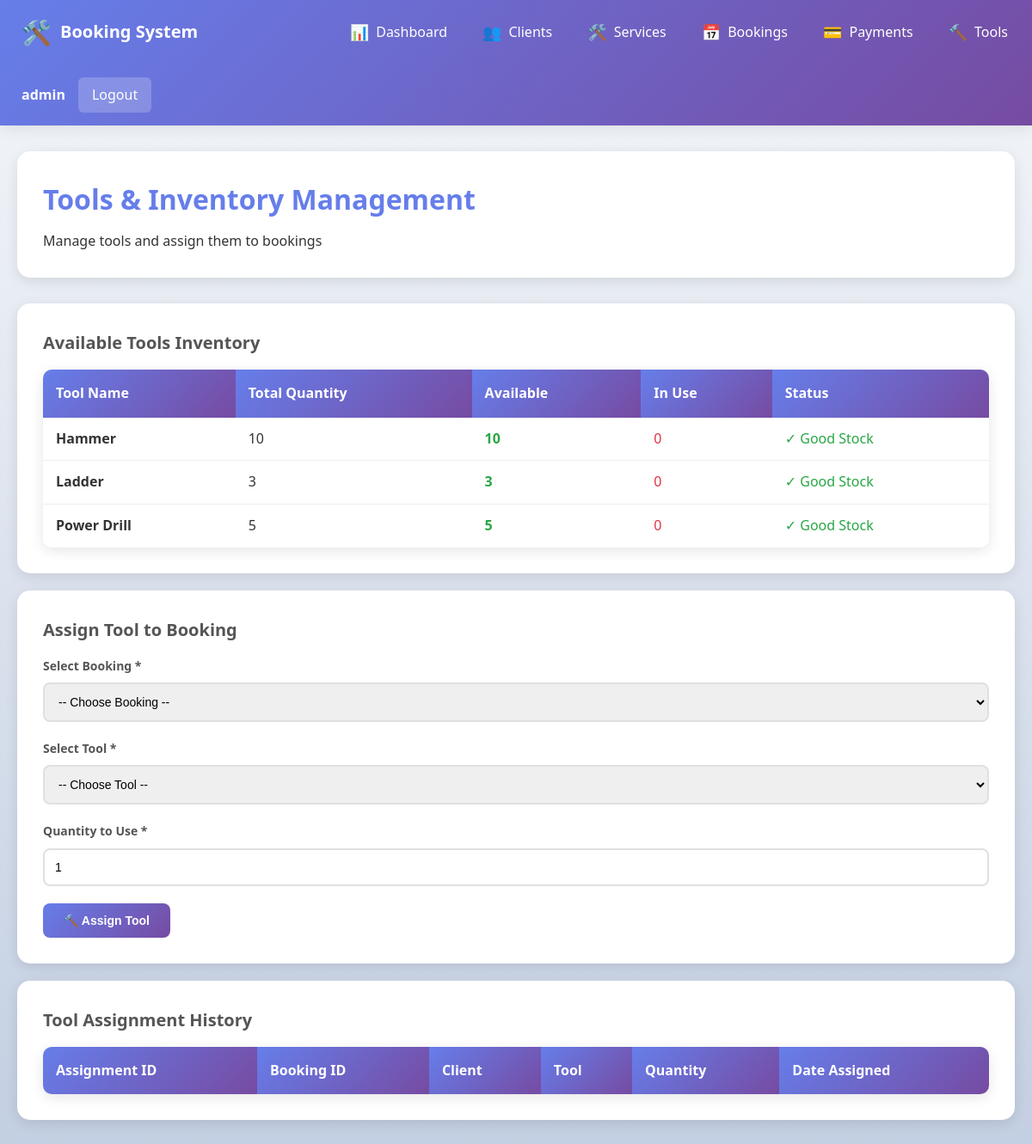
/pages/tools_list_assign.php (signed in), run on the app's committed database.
### tables this page shows
CREATE TABLE IF NOT EXISTS tools (
  tool_id INT AUTO_INCREMENT PRIMARY KEY,
  tool_name VARCHAR(150) NOT NULL,
  quantity_total INT NOT NULL DEFAULT 0,
  quantity_available INT NOT NULL DEFAULT 0
);

### pages/tools_list_assign.php (the view, shortened to what this page needs)
<?php
include "../db.php";
$tools = mysqli_query($conn, "SELECT * FROM tools ORDER BY tool_name ASC");
?>
<!DOCTYPE html>
<html lang="en">
<head>
    <link rel="stylesheet" href="../style.css">
</head>
<body>
    <?php include "../nav.php"; ?>
    <div class="container">
        <div class="page-header">
            <h1>Tools & Inventory Management</h1>
            <p>Manage tools and assign them to bookings</p>
        </div>
        <div class="card">
            <h3>Available Tools Inventory</h3>
            <table>
                <thead>
                    <tr>
                        <th>Tool Name</th>
                        <th>Total Quantity</th>
                        <th>Available</th>
                        <th>In Use</th>
                        <th>Status</th>
                    </tr>
                </thead>
                <tbody>
                    <?php
                    mysqli_data_seek($tools, 0);
                    while ($t = mysqli_fetch_assoc($tools)):
                        $in_use = $t['quantity_total'] - $t['quantity_available'];
                        $availability = ($t['quantity_available'] / $t['quantity_total']) * 100;
                    ?>
                        <tr>
                            <td><strong><?php echo htmlspecialchars($t['tool_name']); ?></strong></td>
                            <td><?php echo $t['quantity_total']; ?></td>
                            <td><strong style="color: #28a745;"><?php echo $t['quantity_available']; ?></strong></td>
                            <td style="color: #dc3545;"><?php echo $in_use; ?></td>
                            <td>
                                <?php if ($availability >= 50): ?>
                                    <span style="color: #28a745;">✓ Good Stock</span>
                                <?php elseif ($availability > 0): ?>
                                    <span style="color: #ffc107;">⚠ Low Stock</span>
                                <?php else: ?>
                                    <span style="color: #dc3545;">✗ Out of Stock</span>
                                <?php endif; ?>
                            </td>
                        </tr>
                    <?php endwhile; ?>
                </tbody>
            </table>
        </div>
        <div class="card">
            <h3>Assign Tool to Booking</h3>
            <form method="post">
                <label>Select Booking *</label>
                <select name="booking_id" required>
                    <option value="">-- Choose Booking --</option>
                </select>
                <label>Select Tool *</label>
                <select name="tool_id" required>
                    <option value="">-- Choose Tool --</option>
                </select>
                <label>Quantity to Use *</label>
                <input type="number" name="qty_used" min="1" value="1" required>
                <button type="submit" name="assign">🔨 Assign Tool</button>
            </form>
        </div>
        <div class="card">
            <h3>Tool Assignment History</h3>
            <table>
                <thead>
                    <tr>
                        <th>Assignment ID</th>
                        <th>Booking ID</th>
                        <th>Client</th>
                        <th>Tool</th>
                        <th>Quantity</th>
                        <th>Date Assigned</th>
                    </tr>
                </thead>
            </table>
        </div>
    </div>
</body>
</html>

### style.css (style rules this page uses)
* { box-sizing: border-box; margin: 0; padding: 0; }
:root { --primary: #667eea; --primary-dark: #5568d3; --secondary: #764ba2; --success: #28a745; --danger: #dc3545; --warning: #ffc107; --info: #17a2b8; --light: #f8f9fa; --dark: #343a40; --gray: #6c757d; --shadow: 0 4px 15px rgba(0, 0, 0, 0.1); --shadow-lg: 0 10px 30px rgba(0, 0, 0, 0.15); }
body { font-family: 'Segoe UI', Tahoma, Geneva, Verdana, sans-serif; background: linear-gradient(to bottom, #f5f7fa 0%, #c3cfe2 100%); min-height: 100vh; color: #333; line-height: 1.6; }
.container { max-width: 1200px; margin: 30px auto; padding: 0 20px; }
.page-header { background: white; padding: 30px; border-radius: 15px; box-shadow: var(--shadow); margin-bottom: 30px; }
.page-header h1 { color: var(--primary); font-size: 32px; margin-bottom: 10px; }
button[type="submit"] { display: inline-block; padding: 12px 24px; background: linear-gradient(135deg, #667eea 0%, #764ba2 100%); color: white; border-radius: 8px; font-size: 14px; font-weight: 600; border: none; cursor: pointer; transition: all 0.3s ease; }
table { width: 100%; border-collapse: collapse; background: white; border-radius: 10px; overflow: hidden; box-shadow: var(--shadow); }
table th { background: linear-gradient(135deg, #667eea 0%, #764ba2 100%); color: white; padding: 15px; text-align: left; font-weight: 600; }
table td { padding: 12px 15px; border-bottom: 1px solid #eee; }
table tr:last-child td { border-bottom: none; }
.card { background: white; padding: 30px; border-radius: 15px; box-shadow: var(--shadow); margin-bottom: 20px; }
form label { display: block; margin-bottom: 8px; color: #555; font-weight: 600; font-size: 14px; }
form input[type="text"], form input[type="email"], form input[type="number"], form input[type="date"], form select, form textarea { width: 100%; padding: 12px; margin-bottom: 20px; border-radius: 8px; border: 2px solid #e0e0e0; font-size: 14px; transition: border-color 0.3s; }
h3 { color: #555; margin-bottom: 15px; font-size: 20px; }
.container > * { animation: fadeIn 0.5s ease-out; }

### data on the page
tools: tool_name "Hammer", quantity_total "10", quantity_available "10", in_use "0", shows "✓ Good Stock"
tools: tool_name "Ladder", quantity_total "3", quantity_available "3", in_use "0", shows "✓ Good Stock"
tools: tool_name "Power Drill", quantity_total "5", quantity_available "5", in_use "0", shows "✓ Good Stock"

### other printed values
$_SESSION['username'] "admin"
